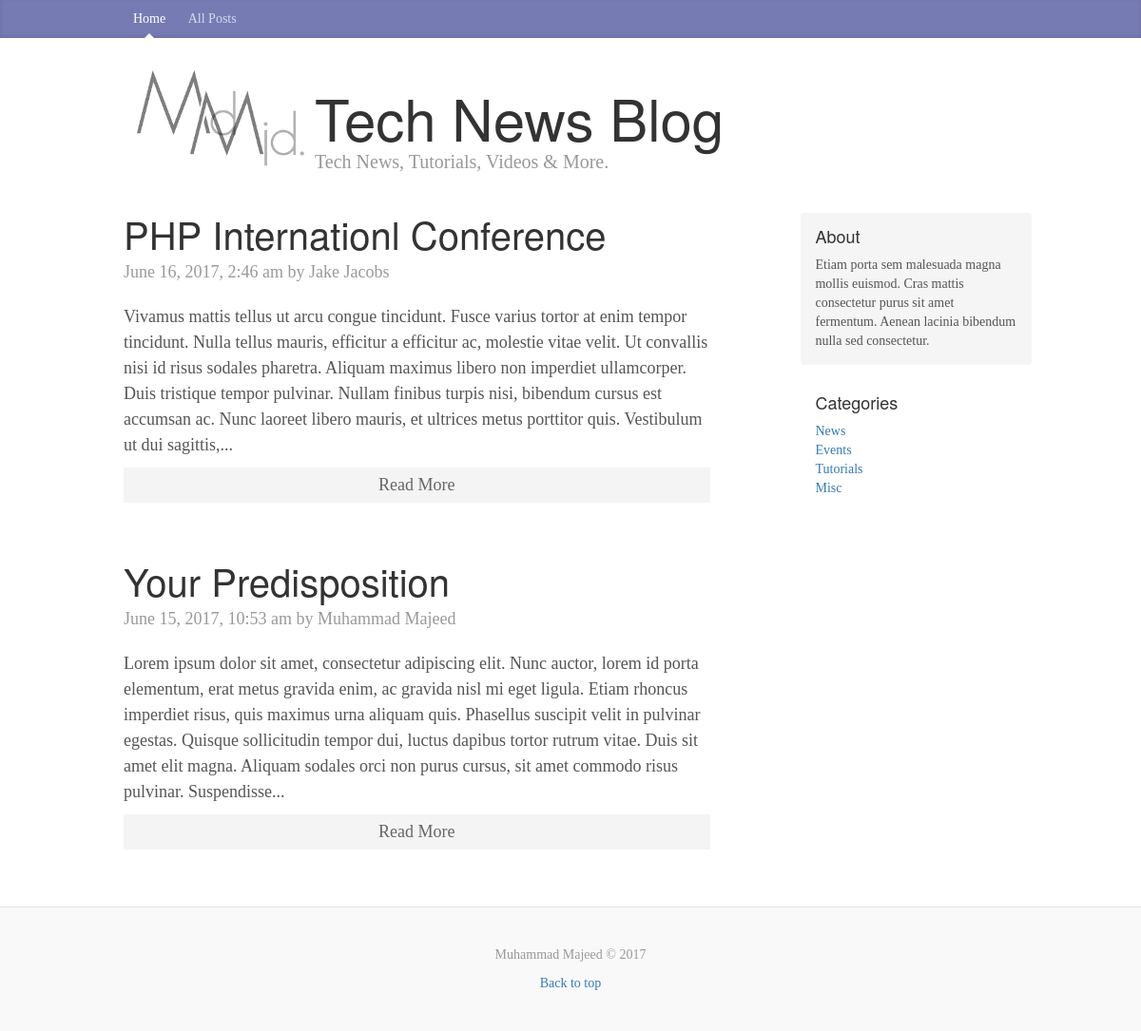
The page / on the database its author committed.
### tables this page shows
CREATE TABLE `posts` (
  `po_id` int(11) NOT NULL,
  `po_category` int(11) NOT NULL,
  `po_title` varchar(255) NOT NULL,
  `po_body` text NOT NULL,
  `po_author` varchar(255) NOT NULL,
  `po_tags` varchar(255) NOT NULL,
  `po_date` timestamp NOT NULL DEFAULT CURRENT_TIMESTAMP
);

CREATE TABLE `categories` (
  `ca_id` int(11) NOT NULL,
  `ca_name` varchar(255) NOT NULL
);

### libraries/Database.php (called while the page is built, shortened)
<?php
class Database{
  public $host = DB_HOST;
  public $username = DB_USER;
  public $password = DB_PASS;
  public $db_name = DB_NAME;
  public $link;
private function connect(){
  $this->link = new mysqli($this->host, $this->username, $this->password, $this->db_name);
}
public function select($query){
  $result = $this->link->query($query) or die($this->link->error.__LINE__);
  if ($result->num_rows > 0) {
    return $result;
    } else {return false;}
  }
}

### helpers/format_helper.php (called while the page is built)
<?php
function formatDate($date) {
  return date('F j, Y, g:i a',strtotime($date));
}
function shortenText($text, $chars = 450) {
  $text = $text." ";
  $text = substr($text, 0, $chars);
  $text = substr($text, 0, strrpos($text, ' '));
  $text = $text."...";
  return $text;
}

### config/config.php (called while the page is built, shortened)
<?php
$site_description  = 'Etiam porta sem malesuada magna mollis euismod.
                    Cras mattis consectetur purus sit amet fermentum.
                    Aenean lacinia bibendum nulla sed consectetur.';

### index.php (the view)
<?php include 'includes/header.php'; ?>
<?php
    $db = new Database();
    $query = "SELECT * FROM posts ORDER BY po_id DESC";
    $posts = $db->select($query);
    $query = "SELECT * FROM categories";
    $categories = $db->select($query);
?>
<?php if ($posts) : ?>
  <?php while ($row = $posts->fetch_assoc()) : ?>
          <div class="blog-post">
            <h2 class="blog-post-title"><?php echo $row['po_title']; ?></h2>
            <p class="blog-post-meta"><?php echo formatDate($row['po_date']); ?> by <?php echo $row['po_author']; ?></p>
            <?php echo shortenText($row['po_body']); ?>
            <a class="readmore" href="post.php?id=<?php echo urlencode($row['po_id']); ?>">Read More</a>
          </div>
  <?php endwhile; ?>
<?php else : ?>
  <p>There are no posts yet</p>
<?php endif; ?>
<?php include 'includes/footer.php'; ?>

### includes/header.php (shortened to what this page needs)
<?php include 'config/config.php'; ?>
<?php include 'libraries/Database.php'; ?>
<?php include 'helpers/format_helper.php'; ?>
<!DOCTYPE html>
<html lang="en">
  <head>
    <link href="css/bootstrap.css" rel="stylesheet">
    <link href="css/custom.css" rel="stylesheet">
  </head>
  <body>
    <div class="blog-masthead">
      <div class="container">
        <nav class="blog-nav">
          <a class="blog-nav-item active" href="index.php">Home</a>
          <a class="blog-nav-item" href="posts.php">All Posts</a>
        </nav>
      </div>
    </div>
    <div class="container">
      <div class="blog-header">
        <div class="logo"><img src="images/mylogo.jpg"></div>
        <h1 class="blog-title">Tech News Blog</h1>
        <p class="lead blog-description">Tech News, Tutorials, Videos & More.</p>
      </div>
      <div class="row">
        <div class="col-sm-8 blog-main">

### includes/footer.php (shortened to what this page needs)
</div>
<div class="col-sm-3 col-sm-offset-1 blog-sidebar">
  <div class="sidebar-module sidebar-module-inset">
    <h4>About</h4>
    <p><?php echo $site_description; ?></p>
  </div>
  <div class="sidebar-module">
    <h4>Categories</h4>
    <?php if ($categories) : ?>
    <ol class="list-unstyled">
      <?php while ($row = $categories->fetch_assoc()) : ?>
      <li><a href="posts.php?category=<?php echo $row['ca_id']; ?>"><?php echo $row['ca_name']; ?></a></li>
      <?php endwhile; ?>
    </ol>
<?php else : ?>
  <p>There are no categories yet</p>
<?php endif; ?>
  </div>
</div>
</div>
</div>
<footer class="blog-footer">
<p>Muhammad Majeed &copy; 2017</p>
<p>
<a href="#">Back to top</a>
</p>
</footer>
</body>
</html>

### css/custom.css (style rules this page uses)
body { font-family: Georgia, "Times New Roman", Times, serif; color: #555; }
h1, .h1, h2, .h2, h3, .h3, h4, .h4, h5, .h5, h6, .h6 { margin-top: 0; font-family: "Helvetica Neue", Helvetica, Arial, sans-serif; font-weight: normal; color: #333; }
@media (min-width: 1200px) { .container { width: 970px; } }
.blog-masthead { background-color: #777bb4; -webkit-box-shadow: inset 0 -2px 5px rgba(0,0,0,.1); box-shadow: inset 0 -2px 5px rgba(0,0,0,.1); }
.blog-nav-item { position: relative; display: inline-block; padding: 10px; font-weight: 500; color: #cdddeb; }
.blog-nav .active { color: #fff; }
.blog-nav .active:after { position: absolute; bottom: 0; left: 50%; width: 0; height: 0; margin-left: -5px; vertical-align: middle; content: " "; border-right: 5px solid transparent; border-bottom: 5px solid; border-left: 5px solid transparent; }
.blog-header { padding-top: 20px; padding-bottom: 20px; }
.blog-title { margin-top: 30px; margin-bottom: 0; font-size: 60px; font-weight: normal; }
.blog-description { font-size: 20px; color: #999; }
.blog-main { font-size: 18px; line-height: 1.5; }
.sidebar-module { padding: 15px; margin: 0 -15px 15px; }
.sidebar-module-inset { padding: 15px; background-color: #f5f5f5; border-radius: 4px; }
.sidebar-module-inset p:last-child, .sidebar-module-inset ul:last-child, .sidebar-module-inset ol:last-child { margin-bottom: 0; }
.blog-post { margin-bottom: 60px; }
.blog-post-title { margin-bottom: 5px; font-size: 40px; }
.blog-post-meta { margin-bottom: 20px; color: #999; }
.blog-footer { padding: 40px 0; color: #999; text-align: center; background-color: #f9f9f9; border-top: 1px solid #e5e5e5; }
.blog-footer p:last-child { margin-bottom: 0; }
.logo { float: left; }
.readmore { display: block; text-align: center; padding: 5px; background: #f4f4f4; margin-top: 10px; color: #666; }

### rows shown on the page
posts: po_title "PHP Internationl Conference", po_date "June 16, 2017, 2:46 am", po_author "Jake Jacobs", po_body "Vivamus mattis tellus ut arcu congue tincidunt. Fusce varius tortor at enim tempor tincidunt. Nulla tellus mauris, efficitur a efficitur ac, molestie vitae velit. Ut convallis nisi id risus sodales pharetra. Aliquam maximus libero non imperdiet ullamcorper. Duis tristique tempor pulvinar. Nullam finibus turpis nisi, bibendum cursus est accumsan ac. Nunc laoreet libero mauris, et ultrices metus porttitor quis. Vestibulum ut dui sagittis,..."
posts: po_title "Your Predisposition", po_date "June 15, 2017, 10:53 am", po_author "Muhammad Majeed", po_body "Lorem ipsum dolor sit amet, consectetur adipiscing elit. Nunc auctor, lorem id porta elementum, erat metus gravida enim, ac gravida nisl mi eget ligula. Etiam rhoncus imperdiet risus, quis maximus urna aliquam quis. Phasellus suscipit velit in pulvinar egestas. Quisque sollicitudin tempor dui, luctus dapibus tortor rutrum vitae. Duis sit amet elit magna. Aliquam sodales orci non purus cursus, sit amet commodo risus pulvinar. Suspendisse..."
categories: ca_name "News"
categories: ca_name "Events"
categories: ca_name "Tutorials"
categories: ca_name "Misc"

### other values the page prints
$site_description "Etiam porta sem malesuada magna mollis euismod. Cras mattis consectetur purus sit amet fermentum. Aenean lacinia bibendum nulla sed consectetur."
